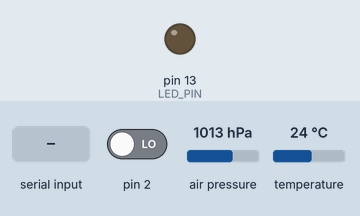
Recording of a sketch running on a simulated Arduino Uno, built with avr-gcc and run on an emulated ATmega328P. Shown: output pins drawn as LEDs (lit = HIGH). Dashed ring = blinking. The inputs (shaded band) are chosen by the test bench; at power-on: air pressure 1013 hPa, temperature 24 °C, pin 2 LOW. The sensor or clock chip raises its interrupt line as the real part does; what the sketch prints to the serial monitor is not drawn.

Above: at 0.9 s.
1.0 s: "1\n" received over Serial
At 2.7 s:
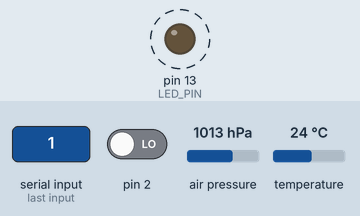
4.0 s: air pressure set to 952 hPa
5.5 s: temperature set to 12 °C
8.5 s: air pressure set to 1000 hPa
11.5 s: air pressure set to 975 hPa
14.5 s: air pressure set to 1048 hPa
Timing chart, 0 to 65.0 s (numbered marks = the images above; inputs shaded):
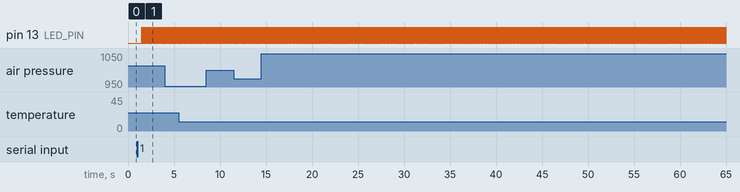

The sketch:

sketch_jan30c.ino
```cpp
// BPM085
#include <Wire.h>
#include <Adafruit_BMP085.h>
// MPU6050
// I2Cdev and MPU6050 must be installed as libraries, or else the .cpp/.h files
// for both classes must be in the include path of your project
#include "I2Cdev.h"

#include "MPU6050_6Axis_MotionApps20.h"
//#include "MPU6050.h" // not necessary if using MotionApps include file

// Arduino Wire library is required if I2Cdev I2CDEV_ARDUINO_WIRE implementation
// is used in I2Cdev.h
#if I2CDEV_IMPLEMENTATION == I2CDEV_ARDUINO_WIRE
    #include "Wire.h"
#endif

Adafruit_BMP085 bmp;
MPU6050 mpu;


// MPU6050 Test Code.
#define LED_PIN 13 // (Arduino is 13, Teensy is 11, Teensy++ is 6)
bool blinkState = false;

bool stupidState = false;

// MPU control/status vars
bool dmpReady = false;  // set true if DMP init was successful
uint8_t mpuIntStatus;   // holds actual interrupt status byte from MPU
uint8_t devStatus;      // return status after each device operation (0 = success, !0 = error)
uint16_t packetSize;    // expected DMP packet size (default is 42 bytes)
uint16_t fifoCount;     // count of all bytes currently in FIFO
uint8_t fifoBuffer[64]; // FIFO storage buffer

// orientation/motion vars
Quaternion q;           // [w, x, y, z]         quaternion container
VectorInt16 aa;         // [x, y, z]            accel sensor measurements
VectorInt16 aaReal;     // [x, y, z]            gravity-free accel sensor measurements
VectorInt16 aaWorld;    // [x, y, z]            world-frame accel sensor measurements
VectorFloat gravity;    // [x, y, z]            gravity vector
float euler[3];         // [psi, theta, phi]    Euler angle container
float ypr[3];           // [yaw, pitch, roll]   yaw/pitch/roll container and gravity vector


// ================================================================
// ===               INTERRUPT DETECTION ROUTINE                ===
// ================================================================

volatile bool mpuInterrupt = false;     // indicates whether MPU interrupt pin has gone high
void dmpDataReady() {
    mpuInterrupt = true;
}

// packet structure for InvenSense teapot demo
uint8_t teapotPacket[14] = { '$', 0x02, 0,0, 0,0, 0,0, 0,0, 0x00, 0x00, '\r', '\n' };


void setup() {
  // join I2C bus (I2Cdev library doesn't do this automatically)
    #if I2CDEV_IMPLEMENTATION == I2CDEV_ARDUINO_WIRE
        Wire.begin();
        TWBR = 24; // 400kHz I2C clock (200kHz if CPU is 8MHz)
    #elif I2CDEV_IMPLEMENTATION == I2CDEV_BUILTIN_FASTWIRE
        Fastwire::setup(400, true);
    #endif

    // initialize serial communication
    // (115200 chosen because it is required for Teapot Demo output, but it's
    // really up to you depending on your project)

  Serial.begin(230400);
  if (!bmp.begin()) {
    Serial.println("Could not find a valid BMP085 sensor, check wiring!");
    while (1) {}
  }

  // initialize device
    Serial.println(F("Initializing I2C devices..."));
    mpu.initialize();

    // verify connection
    Serial.println(F("Testing device connections..."));
    Serial.println(mpu.testConnection() ? F("MPU6050 connection successful") : F("MPU6050 connection failed"));
    Serial.println(F("Both devices connected, mofo."));
    // wait for ready
    Serial.println(F("\nSend any character to begin DMP programming and demo: "));
    while (Serial.available() && Serial.read()); // empty buffer
    while (!Serial.available());                 // wait for data
    while (Serial.available() && Serial.read()); // empty buffer again

    // load and configure the DMP
    Serial.println(F("Initializing DMP..."));
    devStatus = mpu.dmpInitialize();

    // supply your own gyro offsets here, scaled for min sensitivity
    mpu.setXGyroOffset(220);
    mpu.setYGyroOffset(76);
    mpu.setZGyroOffset(-85);
    mpu.setZAccelOffset(1788); // 1688 factory default for my test chip

    // make sure it worked (returns 0 if so)
    if (devStatus == 0) {
        // turn on the DMP, now that it's ready
        Serial.println(F("Enabling DMP..."));
        mpu.setDMPEnabled(true);

        // enable Arduino interrupt detection
        Serial.println(F("Enabling interrupt detection (Arduino external interrupt 0)..."));
        attachInterrupt(0, dmpDataReady, RISING);
        mpuIntStatus = mpu.getIntStatus();

        // set our DMP Ready flag so the main loop() function knows it's okay to use it
        Serial.println(F("DMP ready! Waiting for first interrupt..."));
        dmpReady = true;

        // get expected DMP packet size for later comparison
        packetSize = mpu.dmpGetFIFOPacketSize();
    } else {
        // ERROR!
        // 1 = initial memory load failed
        // 2 = DMP configuration updates failed
        // (if it's going to break, usually the code will be 1)
        Serial.print(F("DMP Initialization failed (code "));
        Serial.print(devStatus);
        Serial.println(F(")"));
    }

    // configure LED for output
    pinMode(LED_PIN, OUTPUT);
}


// ================================================================
// ===                    MAIN PROGRAM LOOP                     ===
// ================================================================

void loop() {
    // if programming failed, don't try to do anything
    if (!dmpReady) return;

    // wait for MPU interrupt or extra packet(s) available
    while (!mpuInterrupt && fifoCount < packetSize) {
        // other program behavior stuff here
        // .
        // .
        // .
        // if you are really paranoid you can frequently test in between other
        // stuff to see if mpuInterrupt is true, and if so, "break;" from the
        // while() loop to immediately process the MPU data
        // .
        // .
        // .
    }

    // reset interrupt flag and get INT_STATUS byte
    mpuInterrupt = false;
    mpuIntStatus = mpu.getIntStatus();

    //Serial.println(F("FICO COUNT MOFOS"));
    // get current FIFO count
    fifoCount = mpu.getFIFOCount();
    //Serial.println(fifoCount);

    // check for overflow (this should never happen unless our code is too inefficient)
    if ((mpuIntStatus & 0x10) || fifoCount == 1024) {
        // reset so we can continue cleanly
        mpu.resetFIFO();
        Serial.println(F("FIFO overflow!"));

    // otherwise, check for DMP data ready interrupt (this should happen frequently)
    } else if (mpuIntStatus & 0x02) {
        // wait for correct available data length, should be a VERY short wait
        while (fifoCount < packetSize) fifoCount = mpu.getFIFOCount();

        // read a packet from FIFO
        mpu.getFIFOBytes(fifoBuffer, packetSize);
        //mpu.resetFIFO();

        // track FIFO count here in case there is > 1 packet available
        // (this lets us immediately read more without waiting for an interrupt)
        fifoCount -= packetSize;

        // blink LED to indicate activity
        blinkState = !blinkState;
        digitalWrite(LED_PIN, blinkState);
    }
    // BMP LOOP.
    Serial.print("Temperature = ");
    Serial.print(bmp.readTemperature());
    Serial.println(" *C");

    Serial.print("Pressure = ");
    Serial.print(bmp.readPressure());
    Serial.println(" Pa");

    // Calculate altitude assuming 'standard' barometric
    // pressure of 1013.25 millibar = 101325 Pascal
    Serial.print("Altitude = ");
    Serial.print(bmp.readAltitude());
    Serial.println(" meters");

    Serial.print("Pressure at sealevel (calculated) = ");
    Serial.print(bmp.readSealevelPressure());
    Serial.println(" Pa");

  // you can get a more precise measurement of altitude
  // if you know the current sea level pressure which will
  // vary with weather and such. If it is 1015 millibars
  // that is equal to 101500 Pascals.
    Serial.print("Real altitude = ");
    Serial.print(bmp.readAltitude(101500));
    Serial.println(" meters");

    Serial.println();
    mpu.resetFIFO();
}
```

Measured:
- after the input at 1.0 s, pin 13 (LED_PIN): alternates HIGH for 0.02 s and LOW for 0.02 s, starting after 0.52 s
